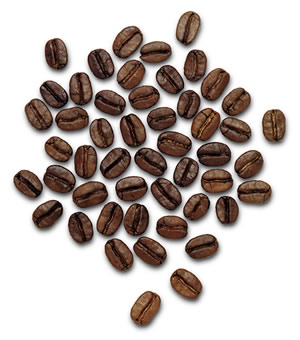
#> input picture Segmentation/S1E/src/coffee_grains.jpg, 300 x 340 px
$ python example_google.py --image src/coffee_grains.jpg   (older library calls are emulated)
#> lines starting #> are read from the running program, lines starting #| are printed output that depends on the picture; after the words box and inside, x2 and y2 are one past the last pixel; in counts of white or black regions, pixels touching at a corner belong together


# import the necessary packages
from skimage.feature import peak_local_max
from skimage.morphology import watershed
from scipy import ndimage
import numpy as np
import argparse
import imutils
import cv2
# construct the argument parse and parse the arguments
ap = argparse.ArgumentParser()
ap.add_argument("-i", "--image", required=True,
	help="path to input image")
args = vars(ap.parse_args())
# load the image and perform pyramid mean shift filtering
# to aid the thresholding step
image = cv2.imread(args["image"])
#> image is the input picture: shape (340, 300, 3); mean B, G, R 179.4, 183.5, 192.9
shifted = cv2.pyrMeanShiftFiltering(image, 21, 51)
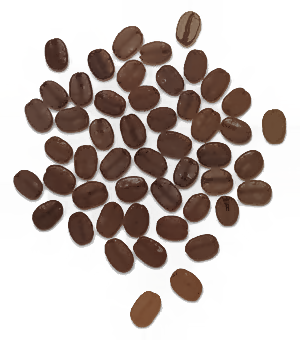
#> shifted: shape (340, 300, 3); mean B, G, R 180.2, 184.5, 194.7
cv2.imshow("Input", image)
# convert the mean shift image to grayscale, then apply
# Otsu's thresholding
gray = cv2.cvtColor(shifted, cv2.COLOR_BGR2GRAY)
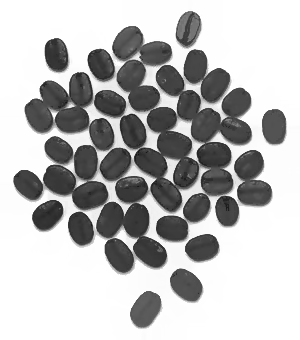
#> gray: shape (340, 300); min 19, max 255, mean 187
thresh = cv2.threshold(gray, 0, 255,
	cv2.THRESH_BINARY | cv2.THRESH_OTSU)[1]
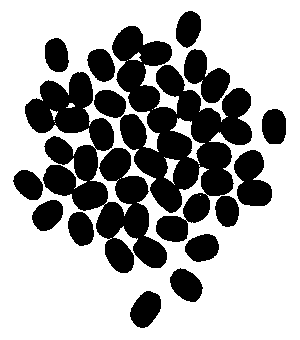
#> thresh: shape (340, 300); 65.1% white; 16 black regions, largest, box (x1, y1, x2, y2) and area: (112, 26, 252, 242) 13423, (25, 72, 167, 273) 10941, (234, 150, 272, 206) 1470
cv2.imshow("Thresh", thresh)


# compute the exact Euclidean distance from every binary
# pixel to the nearest zero pixel, then find peaks in this
# distance map
D = ndimage.distance_transform_edt(thresh)
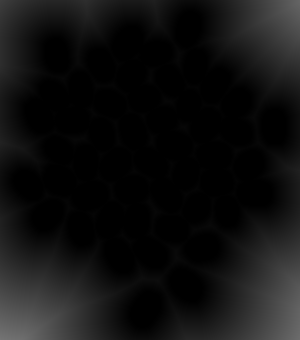
#> D: shape (340, 300) float64; min 0, max 116.1, mean 17
localMax = peak_local_max(D, indices=False, min_distance=20,
	labels=thresh)
#> localMax: shape (340, 300) bool; 0.03% white in thin lines or dots, all inside (x1, y1, x2, y2) = (20, 20, 280, 320)
# perform a connected component analysis on the local peaks,
# using 8-connectivity, then appy the Watershed algorithm
markers = ndimage.label(localMax, structure=np.ones((3, 3)))[0]
#> markers: shape (340, 300) int32; 30 distinct labels, from 0 to 29
labels = watershed(-D, markers, mask=thresh)
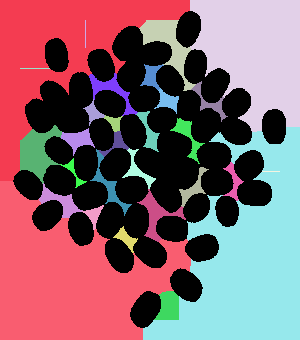
#> labels: shape (340, 300) int32; 30 distinct labels, from 0 to 29; one colour per label, 0 black
print("[INFO] {} unique segments found".format(len(np.unique(labels)) - 1))
#| [INFO] 29 unique segments found


# loop over the unique labels returned by the Watershed
# algorithm
for label in np.unique(labels):
	# if the label is zero, we are examining the 'background'
	# so simply ignore it
	if label == 0:
		continue
	# otherwise, allocate memory for the label region and draw
	# it on the mask
	mask = np.zeros(gray.shape, dtype="uint8")
	mask[labels == label] = 255
	# detect contours in the mask and grab the largest one
	cnts = cv2.findContours(mask.copy(), cv2.RETR_EXTERNAL,
		cv2.CHAIN_APPROX_SIMPLE)
	cnts = imutils.grab_contours(cnts)
	c = max(cnts, key=cv2.contourArea)
	# draw a circle enclosing the object
	((x, y), r) = cv2.minEnclosingCircle(c)
	cv2.circle(image, (int(x), int(y)), int(r), (0, 255, 0), 2)
	cv2.putText(image, "#{}".format(label), (int(x) - 10, int(y)),
		cv2.FONT_HERSHEY_SIMPLEX, 0.6, (0, 0, 255), 2)
#> this loop made 30 passes
#> (x, y, r) on passes 2, 4, 5, 7, 8, 9, 10, 11, 12, 13, 14, 15: (94.5, 90, 130.5), (168, 54.5, 40.92), (244.5, 63, 83.3), (151.6, 75.15, 15.24), (113, 93.5, 30.3), (167.1, 101, 14.88), (209.6, 101.6, 22.53), (91.44, 112.1, 13.16), (113.2, 121.4, 10.38), (188, 140.5, 25.05), (78, 139.5, 17.67), (113, 144.7, 15.36)
#> (c, x, y, r) on passes 3, 6, 20: ([[85, 20], [85, 47]], 85, 33.5, 13.5), ([[20, 68], [49, 68]], 34.5, 68, 14.5), ([[262, 171], [279, 171]], 270.5, 171, 8.5)
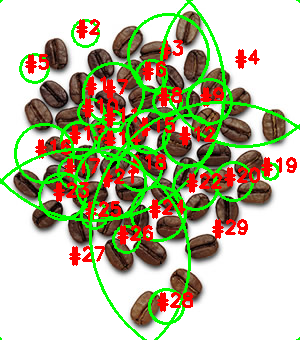
#> image: shape (340, 300, 3); 18.31% of pixels changed, all inside (x1, y1, x2, y2) = (0, 0, 300, 340)
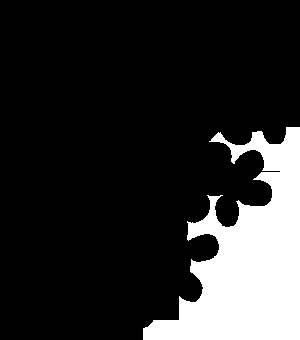
#> mask: shape (340, 300); 17.1% white; 1 white region, box (x1, y1, x2, y2) and area: (143, 127, 300, 340) 17416
# show the output image
cv2.imshow("Output", image)
cv2.waitKey(0)

# loop over the unique labels returned by the Watershed
# algorithm
for label in np.unique(labels):
	# if the label is zero, we are examining the 'background'
	# so simply ignore it
	if label == 0:
		continue
	# otherwise, allocate memory for the label region and draw
	# it on the mask
	mask = np.zeros(gray.shape, dtype="uint8")
	mask[labels == label] = 255
	# detect contours in the mask and grab the largest one
	cnts = cv2.findContours(mask.copy(), cv2.RETR_EXTERNAL,
		cv2.CHAIN_APPROX_SIMPLE)
	cnts = imutils.grab_contours(cnts)
	c = max(cnts, key=cv2.contourArea)
	# draw a circle enclosing the object
	((x, y), r) = cv2.minEnclosingCircle(c)
	cv2.circle(image, (int(x), int(y)), int(r), (0, 255, 0), 2)
	cv2.putText(image, "#{}".format(label), (int(x) - 10, int(y)),
		cv2.FONT_HERSHEY_SIMPLEX, 0.6, (0, 0, 255), 2)
# show the output image
cv2.imshow("Output", image)
cv2.waitKey(0)

$ run again, on Segmentation/S1E/src/water_coins.jpg
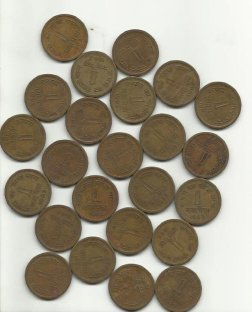
#> input picture Segmentation/S1E/src/water_coins.jpg, 252 x 312 px
#> image is the input picture: shape (312, 252, 3); mean B, G, R 136.3, 153.2, 161.4
#> thresh: shape (312, 252); 44.5% white; 14 white regions, largest, box (x1, y1, x2, y2) and area: (0, 0, 252, 312) 25039, (0, 146, 123, 312) 5726, (82, 145, 134, 211) 705
#> localMax: shape (312, 252) bool; 0.03% white in thin lines or dots, all inside (x1, y1, x2, y2) = (20, 20, 232, 292)
#> markers: shape (312, 252) int32; 27 distinct labels, from 0 to 26
#> `labels = watershed(-D, markers, mask=thresh)`:
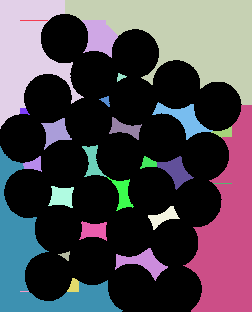
#> labels: shape (312, 252) int32; 27 distinct labels, from 0 to 26; one colour per label, 0 black
#| [INFO] 26 unique segments found
#> the loop `for label in np.unique(labels): # if the label is zero, we are examini..` made 27 passes
#> (x, y, r) on passes 3 to 10: (96.5, 38.5, 23.51), (158, 52, 106.6), (32, 64, 71.55), (120.9, 77.43, 5.29), (104.8, 101.4, 6.26), (24.5, 111, 5.41), (182.2, 121.1, 31.06), (125, 128, 17.03)
#> after the loop `for label in np.unique(labels):`:
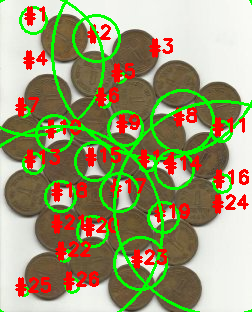
#> image: shape (312, 252, 3); 18.78% of pixels changed, all inside (x1, y1, x2, y2) = (0, 0, 252, 312)

$ run again, on Segmentation/S1E/src/coffee_markers.png
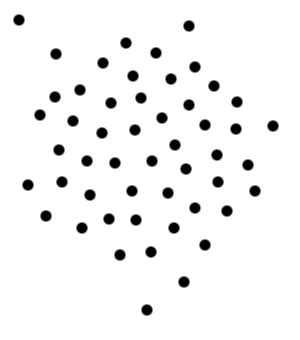
#> input picture Segmentation/S1E/src/coffee_markers.png, 300 x 340 px
#> image is the input picture: shape (340, 300, 3); min 0, max 255, mean 242.8
#> thresh: shape (340, 300); 95.2% white; 51 black regions, largest, box (x1, y1, x2, y2) and area: (13, 14, 25, 26) 96, (183, 20, 195, 32) 96, (120, 37, 132, 49) 96
#> localMax: shape (340, 300) bool; 0.02% white in thin lines or dots, all inside (x1, y1, x2, y2) = (20, 20, 280, 320)
#> markers: shape (340, 300) int32; 23 distinct labels, from 0 to 22
#> `labels = watershed(-D, markers, mask=thresh)`:
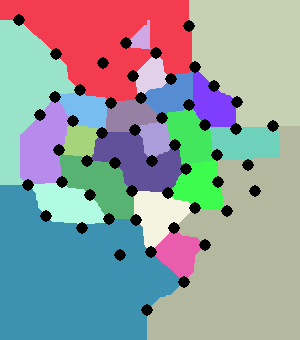
#> labels: shape (340, 300) int32; 23 distinct labels, from 0 to 22; one colour per label, 0 black
#| [INFO] 22 unique segments found
#> the loop `for label in np.unique(labels): # if the label is zero, we are examini..` made 23 passes
#> (x, y, r) on passes 2 to 9: (95, 35, 101.2), (141.2, 34.3, 16.29), (244, 62.5, 83.25), (148, 75, 21.1), (10.5, 102, 82.67), (169, 87.83, 27.9), (212.4, 98.38, 32.75), (82.5, 111, 28.2)
#> after the loop `for label in np.unique(labels):`:
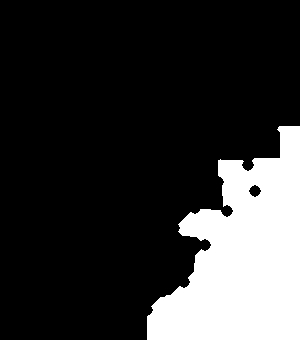
#> mask: shape (340, 300); 20% white; 1 white region, box (x1, y1, x2, y2) and area: (147, 126, 300, 340) 20448
